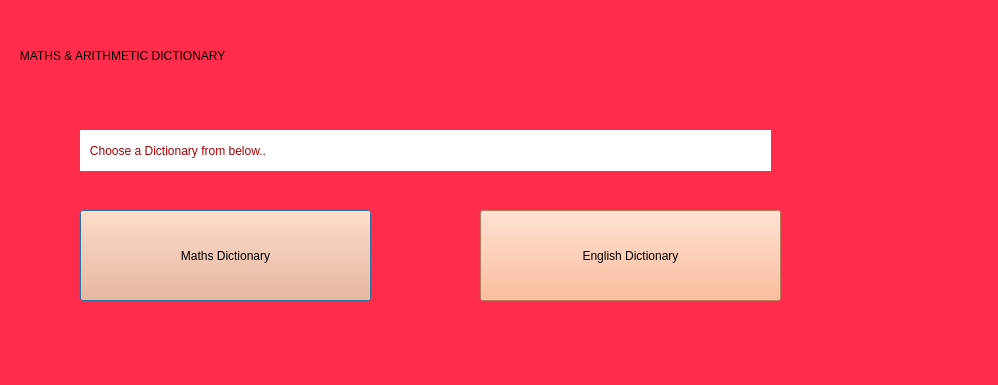
<?xml version="1.0" encoding="UTF-8"?>
<ui version="4.0">
 <class>Dialog</class>
 <widget class="QDialog" name="Dialog">
  <property name="geometry">
   <rect>
    <x>0</x>
    <y>0</y>
    <width>998</width>
    <height>385</height>
   </rect>
  </property>
  <property name="windowTitle">
   <string>Dialog</string>
  </property>
  <property name="styleSheet">
   <string notr="true">background-color: rgb(255, 44, 75);</string>
  </property>
  <widget class="QLabel" name="label">
   <property name="geometry">
    <rect>
     <x>10</x>
     <y>20</y>
     <width>971</width>
     <height>71</height>
    </rect>
   </property>
   <property name="styleSheet">
    <string notr="true">
font: italic 22pt &quot;Monotype Corsiva&quot;;
font: 87 italic 30pt &quot;Segoe UI Black&quot;;
background-color: rgb(255, 44, 75);</string>
   </property>
   <property name="text">
    <string>   MATHS &amp; ARITHMETIC DICTIONARY</string>
   </property>
  </widget>
  <widget class="QLabel" name="label_2">
   <property name="geometry">
    <rect>
     <x>80</x>
     <y>130</y>
     <width>691</width>
     <height>41</height>
    </rect>
   </property>
   <property name="styleSheet">
    <string notr="true">color: rgb(170, 0, 0);
background-color: rgb(255, 255, 255);
font: 75 26pt &quot;MS Shell Dlg 2&quot;;</string>
   </property>
   <property name="text">
    <string>   Choose a Dictionary from below..</string>
   </property>
  </widget>
  <widget class="QPushButton" name="maths">
   <property name="geometry">
    <rect>
     <x>80</x>
     <y>210</y>
     <width>291</width>
     <height>91</height>
    </rect>
   </property>
   <property name="styleSheet">
    <string notr="true">font: 20pt &quot;Lucida Sans Unicode&quot;;

color: rgb(0, 0, 0);
background-color: rgb(255, 170, 127);</string>
   </property>
   <property name="text">
    <string>Maths Dictionary</string>
   </property>
  </widget>
  <widget class="QPushButton" name="englishButton">
   <property name="geometry">
    <rect>
     <x>480</x>
     <y>210</y>
     <width>301</width>
     <height>91</height>
    </rect>
   </property>
   <property name="styleSheet">
    <string notr="true">font: 20pt &quot;Lucida Sans Unicode&quot;;

color: rgb(0, 0, 0);
background-color: rgb(255, 170, 127);</string>
   </property>
   <property name="text">
    <string>English Dictionary</string>
   </property>
  </widget>
 </widget>
 <resources/>
 <connections/>
</ui>
